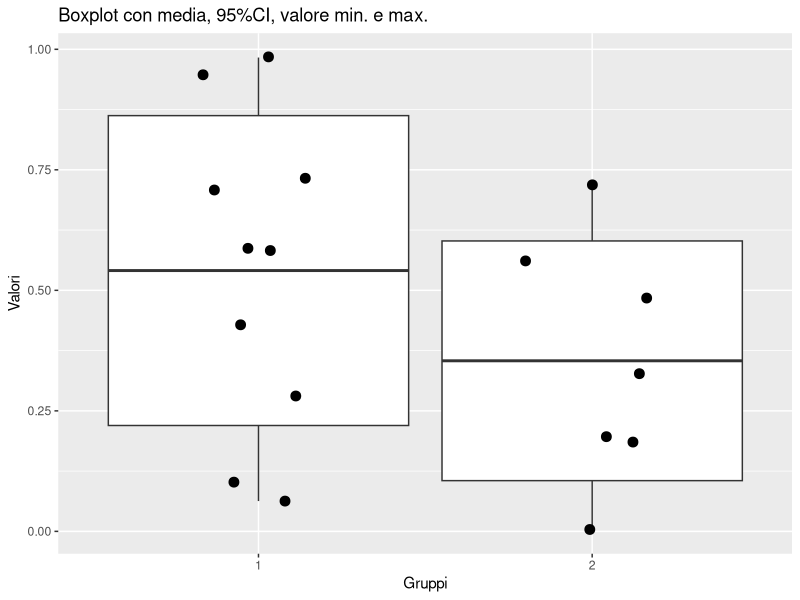

Write the R code that produced this figure.
library(ggplot2)

# create fictitious data
a <- runif(10)
c <- runif(7)

# data groups
group <- factor(rep(1:2, c(10, 7)))

# dataframe
mydata <- data.frame(c(a,c), group)
names(mydata) <- c("value", "group")

# function for computing mean, DS, max and min values
min.mean.sd.max <- function(x) {
  r <- c(min(x), mean(x) - sd(x), mean(x), mean(x) + sd(x), max(x))
  names(r) <- c("ymin", "lower", "middle", "upper", "ymax")
  r
}

# ggplot code
p1 <- ggplot(aes(y = value, x = factor(group)), data = mydata)
p1 <- p1 + stat_summary(fun.data = min.mean.sd.max, geom = "boxplot") + 
  geom_jitter(position=position_jitter(width=.2), size=3) + 
  ggtitle("Boxplot con media, 95%CI, valore min. e max.") + 
  xlab("Gruppi") + 
  ylab("Valori")


